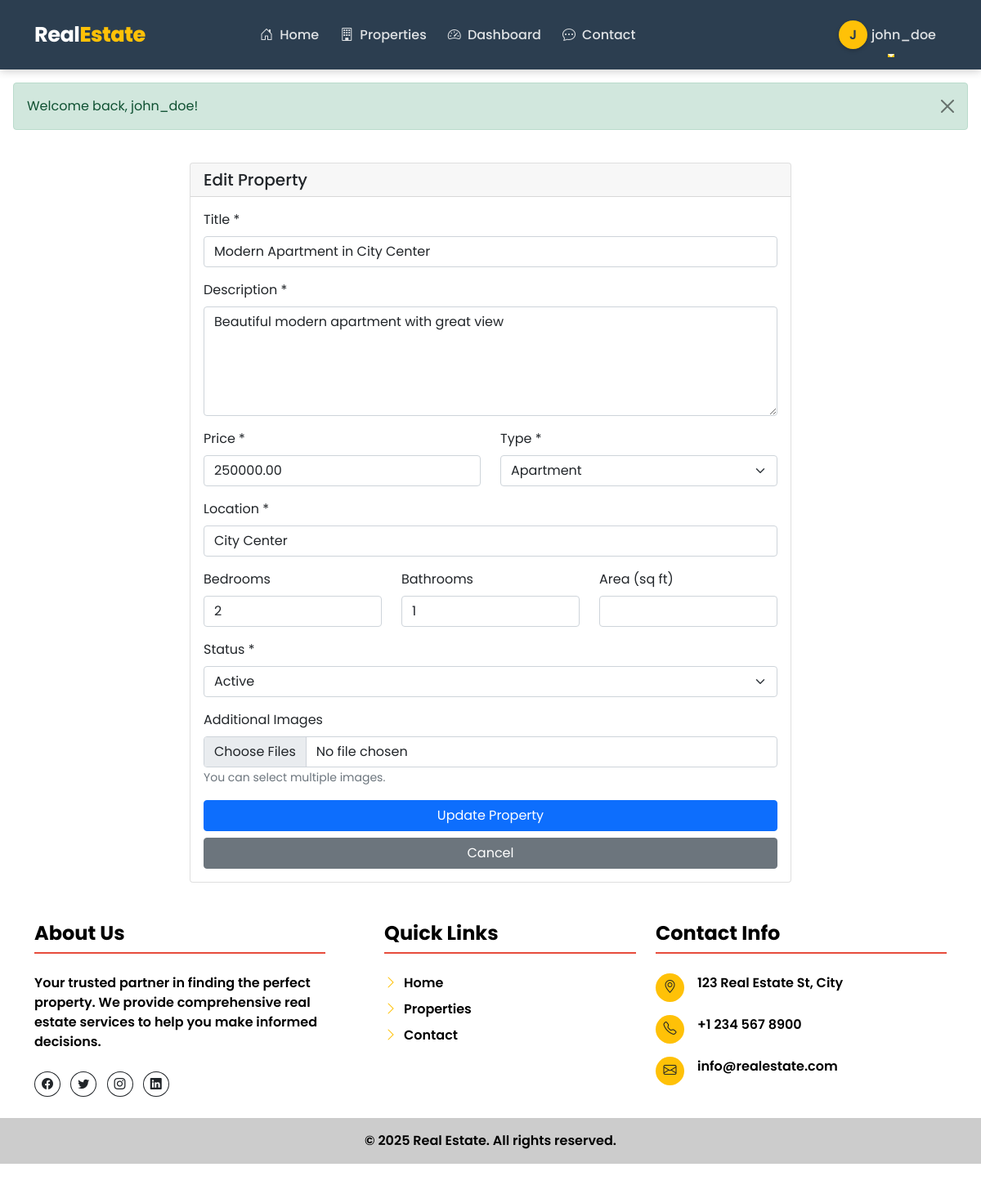
Page /user/edit-property.php?id=1 (signed in) on the committed database.
### tables this page shows
CREATE TABLE properties (
    id INT AUTO_INCREMENT PRIMARY KEY,
    user_id INT,
    title VARCHAR(255),
    description TEXT,
    type ENUM('house', 'apartment', 'villa', 'land'),
    status ENUM('active', 'pending', 'sold', 'inactive') DEFAULT 'pending',
    price DECIMAL(12,2),
    location VARCHAR(255),
    city VARCHAR(100),
    address TEXT,
    bedrooms INT,
    bathrooms INT,
    area DECIMAL(10,2),
    features TEXT,
    created_at TIMESTAMP DEFAULT CURRENT_TIMESTAMP,
    updated_at TIMESTAMP DEFAULT CURRENT_TIMESTAMP ON UPDATE CURRENT_TIMESTAMP,
    FOREIGN KEY (user_id) REFERENCES users(id)
);

### user/edit-property.php (the view, shortened to what this page needs)
<?php
require_once '../config.php';
$property_id = (int)$_GET['id'];
try {
    $stmt = $conn->prepare("SELECT * FROM properties WHERE id = ? AND user_id = ?");
    $stmt->execute([$property_id, $_SESSION['user_id']]);
    $property = $stmt->fetch();
} catch(PDOException $e) {
    $_SESSION['error'] = "Error fetching property details: " . $e->getMessage();
    header('Location: properties.php');
    exit;
}
include '../includes/header.php';
?>
<div class="container mt-4">
    <div class="row">
        <div class="col-md-8 offset-md-2">
            <div class="card">
                <div class="card-header">
                    <h5 class="mb-0">Edit Property</h5>
                </div>
                <div class="card-body">
                    <form method="POST" enctype="multipart/form-data">
                        <div class="mb-3">
                            <label for="title" class="form-label">Title *</label>
                            <input type="text" class="form-control" id="title" name="title"
                                   value="<?php echo htmlspecialchars($property['title']); ?>" required>
                        </div>
                        <div class="mb-3">
                            <label for="description" class="form-label">Description *</label>
                            <textarea class="form-control" id="description" name="description"
                                      rows="5" required><?php echo htmlspecialchars($property['description']); ?></textarea>
                        </div>
                        <div class="row">
                            <div class="col-md-6 mb-3">
                                <label for="price" class="form-label">Price *</label>
                                <input type="number" class="form-control" id="price" name="price"
                                       value="<?php echo $property['price']; ?>" required>
                            </div>
                            <div class="col-md-6 mb-3">
                                <label for="type" class="form-label">Type *</label>
                                <select class="form-select" id="type" name="type" required>
                                    <option value="apartment" <?php echo $property['type'] === 'apartment' ? 'selected' : ''; ?>>Apartment</option>
                                </select>
                            </div>
                        </div>
                        <div class="mb-3">
                            <label for="location" class="form-label">Location *</label>
                            <input type="text" class="form-control" id="location" name="location"
                                   value="<?php echo htmlspecialchars($property['location']); ?>" required>
                        </div>
                        <div class="row">
                            <div class="col-md-4 mb-3">
                                <label for="bedrooms" class="form-label">Bedrooms</label>
                                <input type="number" class="form-control" id="bedrooms" name="bedrooms"
                                       value="<?php echo $property['bedrooms']; ?>">
                            </div>
                            <div class="col-md-4 mb-3">
                                <label for="bathrooms" class="form-label">Bathrooms</label>
                                <input type="number" class="form-control" id="bathrooms" name="bathrooms"
                                       value="<?php echo $property['bathrooms']; ?>">
                            </div>
                            <div class="col-md-4 mb-3">
                                <label for="area" class="form-label">Area (sq ft)</label>
                                <input type="number" class="form-control" id="area" name="area"
                                       value="<?php echo $property['area']; ?>">
                            </div>
                        </div>
                        <div class="mb-3">
                            <label for="status" class="form-label">Status *</label>
                            <select class="form-select" id="status" name="status" required>
                                <option value="active" <?php echo $property['status'] === 'active' ? 'selected' : ''; ?>>Active</option>
                            </select>
                        </div>
                        <div class="mb-3">
                            <label for="images" class="form-label">Additional Images</label>
                            <input type="file" class="form-control" id="images" name="images[]"
                                   multiple accept="image/*">
                            <small class="text-muted">You can select multiple images.</small>
                        </div>
                        <div class="d-grid gap-2">
                            <button type="submit" class="btn btn-primary">Update Property</button>
                            <a href="properties.php" class="btn btn-secondary">Cancel</a>
                        </div>
                    </form>
                </div>
            </div>
        </div>
    </div>
</div>
<?php include '../includes/footer.php'; ?>

### includes/header.php (style rules this page uses)
body { min-height: 100vh; display: flex; flex-direction: column; font-family: 'Poppins', sans-serif; }

### rows in the picture
properties: title "Modern Apartment in City Center", description "Beautiful modern apartment with great view", price "250000.00", type "Apartment", location "City Center", bedrooms "2", bathrooms "1", status "Active"

### other values in the picture
substr($_SESSION['username'], 0, 1) "J"
$_SESSION['username'] "john_doe"
$_SESSION['success'] "Welcome back, john_doe!"
